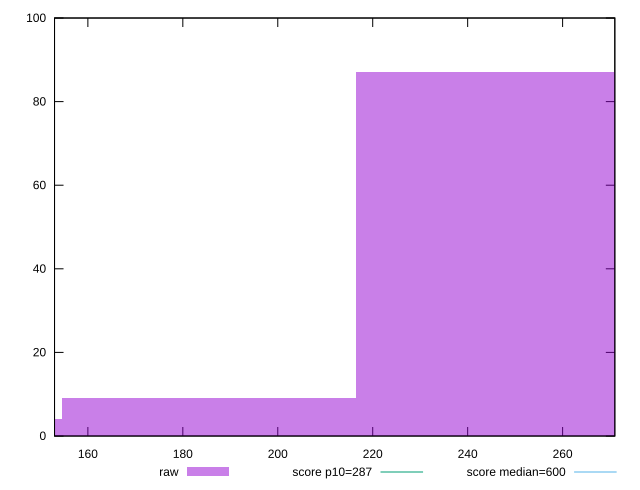

Write the gnuplot code that produced this figure.
reset

$raw <<EOF
247.33536236129152 87
123.66768118064576 4
185.50152177096862 9
EOF

set key outside below
set boxwidth 61.83384059032288
set xrange [152.97649999999976:270.99814999999944]
set yrange [0:100]
set trange [0:100]
set style fill transparent solid 0.5 noborder

set parametric
set terminal svg size 640, 490 enhanced background rgb 'white'
set output "reports/report_00033_2021-03-01T14-23-16.841Z/total-blocking-time/samples/astro-inner/raw/histogram.svg"

plot $raw title "raw" with boxes, \
     287,t title "score p10=287", \
     600,t title "score median=600"

reset
